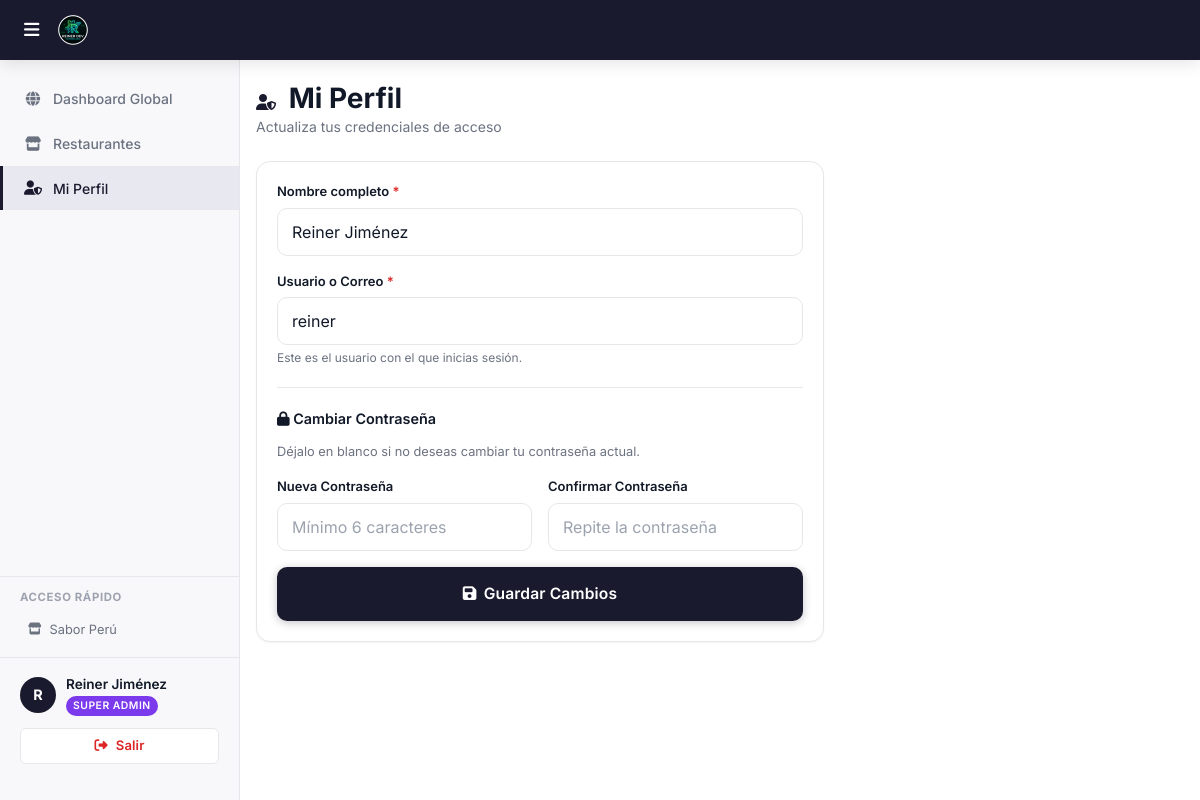
The page /roles/superadmin/perfil.php (signed in) on the database its author committed.
### tables this page shows
CREATE TABLE IF NOT EXISTS restaurantes (
    id         INT PRIMARY KEY AUTO_INCREMENT,
    nombre     VARCHAR(100) NOT NULL,
    logo       VARCHAR(255) DEFAULT NULL,
    activo     TINYINT(1)   DEFAULT 1,
    created_at TIMESTAMP    DEFAULT CURRENT_TIMESTAMP
);

CREATE TABLE IF NOT EXISTS usuarios (
    id              INT PRIMARY KEY AUTO_INCREMENT,
    restaurante_id  INT          DEFAULT NULL,
    nombre          VARCHAR(100) NOT NULL,
    email           VARCHAR(100) NOT NULL UNIQUE,
    password        VARCHAR(255) NOT NULL,
    rol             ENUM('superadmin','admin','atencion','cocina') NOT NULL,
    activo          TINYINT(1)   DEFAULT 1,
    created_at      TIMESTAMP    DEFAULT CURRENT_TIMESTAMP,
    FOREIGN KEY (restaurante_id) REFERENCES restaurantes(id) ON DELETE SET NULL
);

### roles/superadmin/perfil.php (the view, shortened to what this page needs)
<?php
$db = getDB();
$usuarioId = $_SESSION['usuario_id'];
$st = $db->prepare("SELECT nombre, email FROM usuarios WHERE id = ?");
$st->execute([$usuarioId]);
$usuario = $st->fetch();
require_once '../../includes/header.php';
?>
        <div class="page-content" style="max-width:600px;">
            <div class="d-flex align-center justify-between mb-24">
                <div>
                    <h1><i class="fa-solid fa-user-shield" style="font-size:1rem;margin-right:6px;color:var(--primary);"></i> Mi Perfil</h1>
                    <p>Actualiza tus credenciales de acceso</p>
                </div>
            </div>
            <div class="card">
                <form method="POST">
                    <div class="form-group mb-16">
                        <label class="form-label">Nombre completo <span style="color:var(--danger);">*</span></label>
                        <input type="text" name="nombre" class="form-control" value="<?= htmlspecialchars($usuario['nombre'] ?? '') ?>" required>
                    </div>
                    <div class="form-group mb-20">
                        <label class="form-label">Usuario o Correo <span style="color:var(--danger);">*</span></label>
                        <input type="text" name="email" class="form-control" value="<?= htmlspecialchars($usuario['email'] ?? '') ?>" required>
                        <div style="font-size:.75rem;color:var(--text-secondary);margin-top:4px;">Este es el usuario con el que inicias sesión.</div>
                    </div>
                    <hr style="border:0;border-top:1px solid var(--border);margin:20px 0;">
                    <div style="font-size:.9rem;font-weight:600;color:var(--text-primary);margin-bottom:12px;"><i class="fa-solid fa-lock"></i> Cambiar Contraseña</div>
                    <div style="font-size:.8rem;color:var(--text-secondary);margin-bottom:16px;">Déjalo en blanco si no deseas cambiar tu contraseña actual.</div>
                    <div style="display:grid;grid-template-columns:1fr 1fr;gap:16px;" class="mb-20">
                        <div class="form-group">
                            <label class="form-label">Nueva Contraseña</label>
                            <input type="password" name="password" class="form-control" placeholder="Mínimo 6 caracteres" autocomplete="new-password">
                        </div>
                        <div class="form-group">
                            <label class="form-label">Confirmar Contraseña</label>
                            <input type="password" name="password_confirm" class="form-control" placeholder="Repite la contraseña" autocomplete="new-password">
                        </div>
                    </div>
                    <button type="submit" class="btn btn-primario btn-lg" style="width:100%;">
                        <i class="fa-solid fa-floppy-disk"></i> Guardar Cambios
                    </button>
                </form>
            </div>
        </div>
<?php require_once '../../includes/footer.php'; ?>

### includes/sidebar.php (shortened to what this page needs)
<?php
$rol = $_SESSION['rol'];
$sidebarRestaurantes = [];
if ($rol === 'superadmin') {
    try {
        $_dbSidebar = getDB();
        $_stSidebar = $_dbSidebar->query("SELECT id, nombre FROM restaurantes WHERE activo = 1 ORDER BY nombre ASC");
        $sidebarRestaurantes = $_stSidebar->fetchAll();
    } catch (Exception $e) {
    }
}
?>
<aside class="sidebar">
    <ul class="sidebar-menu">
        <?php if ($rol === 'superadmin'): ?>
            <li><a href="<?= BASE_URL ?>/roles/superadmin/dashboard.php"><span class="menu-icon"><i class="fa-solid fa-globe"></i></span> Dashboard Global</a></li>
            <li><a href="<?= BASE_URL ?>/roles/superadmin/restaurantes.php"><span class="menu-icon"><i class="fa-solid fa-store"></i></span> Restaurantes</a></li>
            <li><a href="<?= BASE_URL ?>/roles/superadmin/perfil.php"><span class="menu-icon"><i class="fa-solid fa-user-shield"></i></span> Mi Perfil</a></li>
        <?php elseif ($rol === 'cocina'): ?>
            <li><a href="<?= BASE_URL ?>/roles/cocina/dashboard.php"><span class="menu-icon"><i class="fa-solid fa-kitchen-set"></i></span> Panel Cocina</a></li>
        <?php endif; ?>
    </ul>
    <?php if ($rol === 'superadmin' && !empty($sidebarRestaurantes)): ?>
        <div style="padding: 12px 20px; border-top: 1px solid var(--border); overflow: hidden;">
            <div style="font-size: .71rem; font-weight: 700; color: var(--text-muted); text-transform: uppercase; letter-spacing: .6px; margin-bottom: 8px;">Acceso rápido</div>
            <div style="max-height: 180px; overflow-y: auto; display: flex; flex-direction: column; gap: 2px;">
                <?php foreach ($sidebarRestaurantes as $r): ?>
                <a href="<?= BASE_URL ?>/roles/admin/dashboard.php?set_rest_id=<?= $r['id'] ?>"
                   style="display: flex; align-items: center; gap: 8px; font-size: .8rem; padding: 6px 8px; border-radius: var(--radius-sm); color: var(--text-secondary); transition: .15s;"
                   onmouseover="this.style.background='var(--bg)'"
                   onmouseout="this.style.background='transparent'">
                   <i class="fa-solid fa-store" style="font-size: .75rem; flex-shrink: 0;"></i>
                   <span style="overflow: hidden; text-overflow: ellipsis; white-space: nowrap;"><?= htmlspecialchars($r['nombre']) ?></span>
                </a>
                <?php endforeach; ?>
            </div>
        </div>
    <?php endif; ?>
    <div class="sidebar-user-panel" style="padding: 16px 20px; border-top: 1px solid var(--border); background: var(--bg-secondary); margin-top: auto; display: flex; flex-direction: column; gap: 12px; overflow: hidden;">
        <div style="display: flex; align-items: center; gap: 10px;">
            <div class="avatar" style="width: 36px; height: 36px; background: var(--primary); color: #fff; border-radius: 50%; display: flex; align-items: center; justify-content: center; font-weight: 700; font-size: 0.9rem; flex-shrink: 0;">
                <?= $nombreInicial ?>
            </div>
            <div style="display: flex; flex-direction: column; min-width: 0; flex: 1;">
                <span style="font-size: 0.85rem; font-weight: 600; color: var(--text-primary); overflow: hidden; text-overflow: ellipsis; white-space: nowrap;">
                    <?= htmlspecialchars($_SESSION['nombre'] ?? 'Usuario') ?>
                </span>
                <span class="rol-badge rol-<?= $rol ?>" style="align-self: flex-start; margin-top: 2px;">
                    <?= $rolLabel ?>
                </span>
            </div>
        </div>
        <?php if (!isset($hideLogout) || !$hideLogout): ?>
        <a href="<?= BASE_URL ?>/auth/logout.php" class="btn btn-ghost btn-sm btn-full" style="min-height: 36px; gap: 8px; justify-content: center; border-color: var(--border); color: var(--danger); background: var(--surface);">
            <i class="fa-solid fa-right-from-bracket"></i>
            <span>Salir</span>
        </a>
        <?php endif; ?>
    </div>
</aside>

### rows shown on the page
restaurantes: nombre "Sabor Perú"
usuarios: nombre "Reiner Jiménez", email "reiner"

### other values the page prints
$nombreInicial "R"
$_SESSION['nombre'] "Reiner Jiménez"
$rolLabel "SUPER ADMIN"
